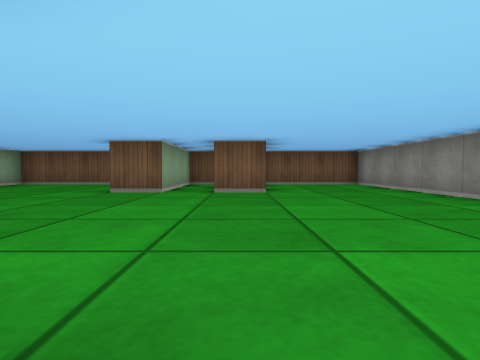
[1] (above)

16 first-person views from a walk through a cub3D maze. The camera is about half as high as the walls, tilts 2° down and sees 80° across. The floor is counted in squares. Each view is taken from the middle of a square. On the plan, view 1 faces up. The plan holds only what a view shows up to about 9 squares ahead; the rest is blank.

[2]
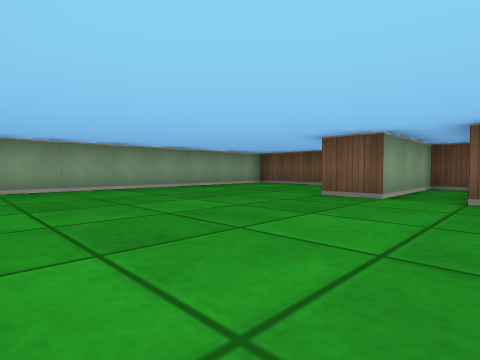

[3]
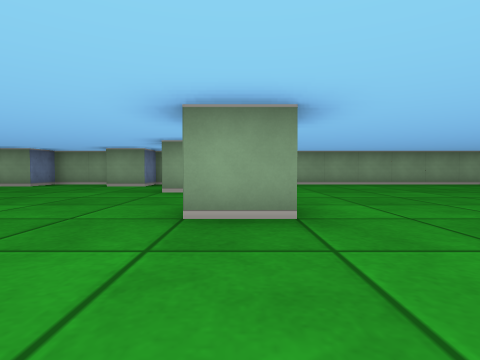

[4]
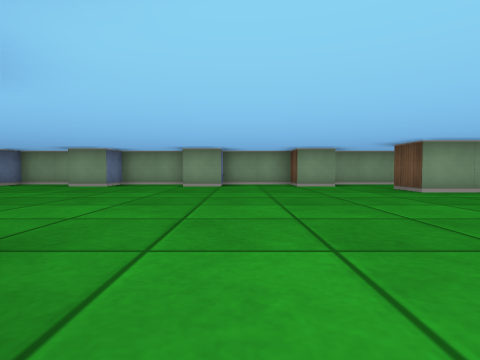

[5]
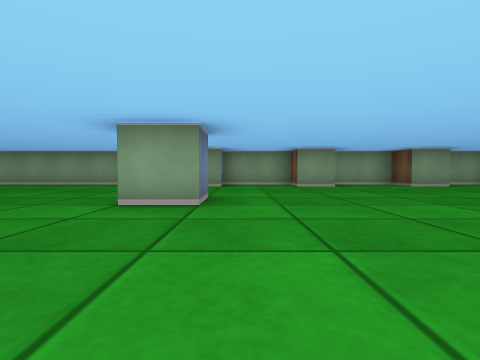

[6]
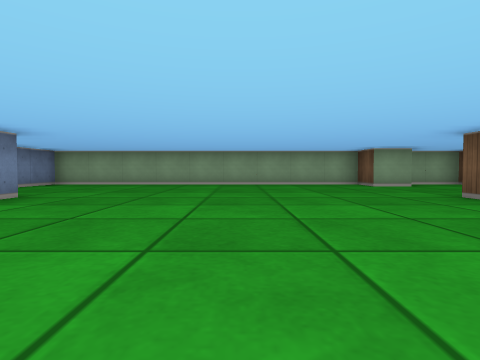

[7]
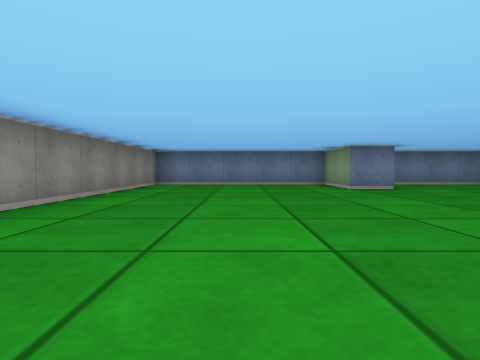

[8]
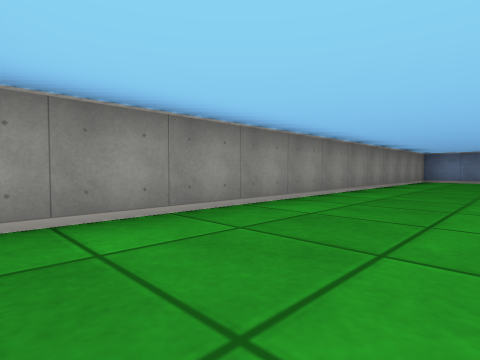

[9]
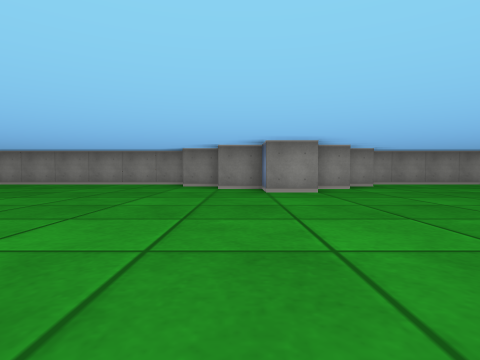

[10]
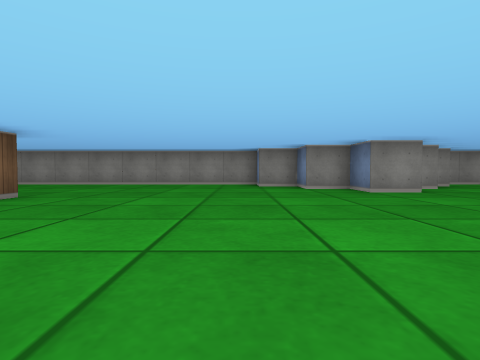

[11]
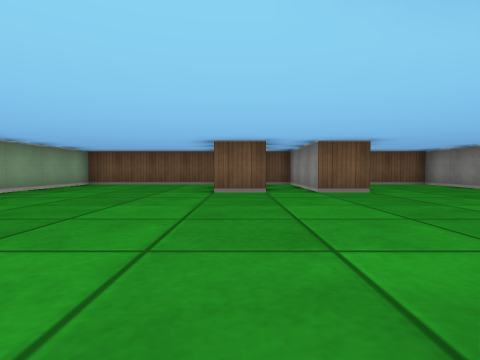

[12]
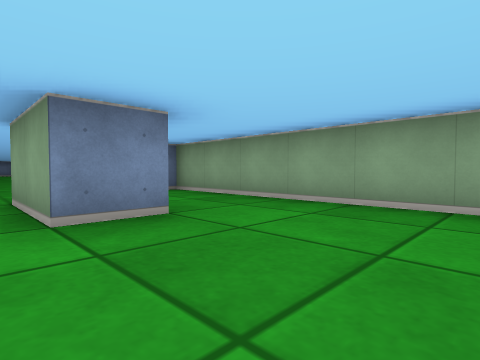

[13]
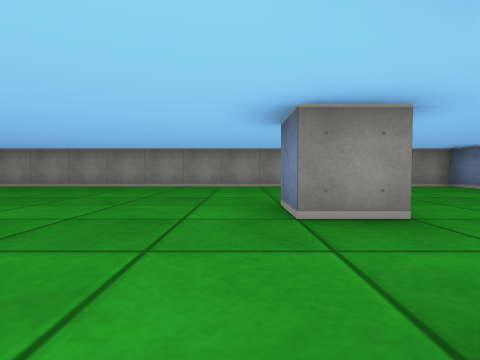

[14]
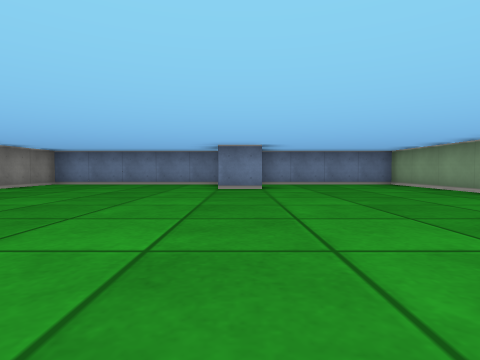

[15]
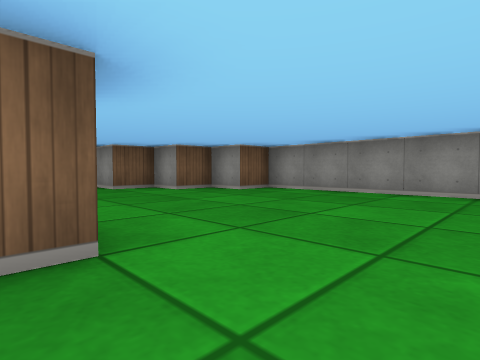

[16]
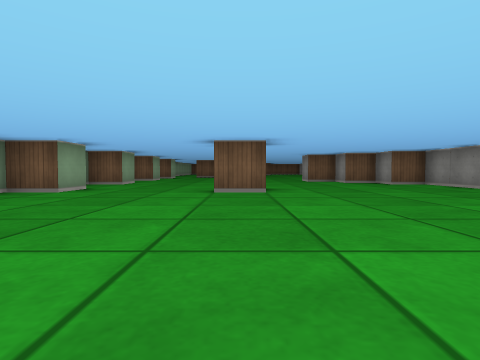

### Floor plan
Points are (right, up) in squares from view 1. A wall is a line through its corners. A room is listed if a view was taken in it or the views show most of it. See-through windows are left out.
Room 1 (views 1, 2, 3, 4, 5, 6, 7, 8, 9, 10, 11, 12, 13, 14, 15, 16)
walls: (-2.5, -11.5) (-1.5, -11.5) (-1.5, -12.5) (-2.5, -12.5); (-1.5, -0.6) (-1.5, 0.5) (-0.5, 0.5) (-0.5, -0.5); (-4.6, 0.5) (-3.5, 0.5) (-3.5, -1.5) (-4.5, -1.5); (-2.6, -19.5) (-1.5, -19.5) (-1.5, -21.5) (3.5, -21.5) (3.5, -9.5) (2.5, -9.5) (2.5, -8.5) (1.5, -8.5) (1.5, -7.5) (0.5, -7.5) (0.5, -6.5) (1.5, -6.5) (1.5, -5.5) (2.5, -5.5) (2.5, -4.5) (3.5, -4.5) (3.5, 8.5) (0.8, 8.5); (0.6, 5.5) (-0.5, 5.5) (-0.5, 8.5) (-1.5, 8.5) (-1.5, 5.5) (-2.5, 5.5); (-2.8, 8.5) (-6.5, 8.5) (-6.5, -2.5) (-5.5, -2.5) (-5.5, -3.5) (-6.5, -3.5) (-6.5, -5.5) (-5.5, -5.5) (-5.5, -6.5) (-6.5, -6.5) (-6.5, -8.5) (-5.5, -8.5) (-5.5, -9.5) (-6.5, -9.5) (-6.5, -11.5) (-5.5, -11.5) (-5.5, -12.5) (-6.5, -12.5) (-6.5, -21.5) (-2.6, -21.5)

Positions as (right, up) in squares from view 1, and headings:
1: (0, 0), facing up
2: (0, 1), facing up-left
3: (2, 0), facing left
4: (2, -5), facing left
5: (2, -11), facing left
6: (2, -16), facing left
7: (1, -13), facing down
8: (1, -10), facing down-right
9: (-5, -6), facing right
10: (-5, -4), facing right
11: (-2, 0), facing up
12: (-3, 3), facing down-left
13: (-4, 1), facing right
14: (-2, -13), facing down
15: (-2, -14), facing up-right
16: (-2, -18), facing up
